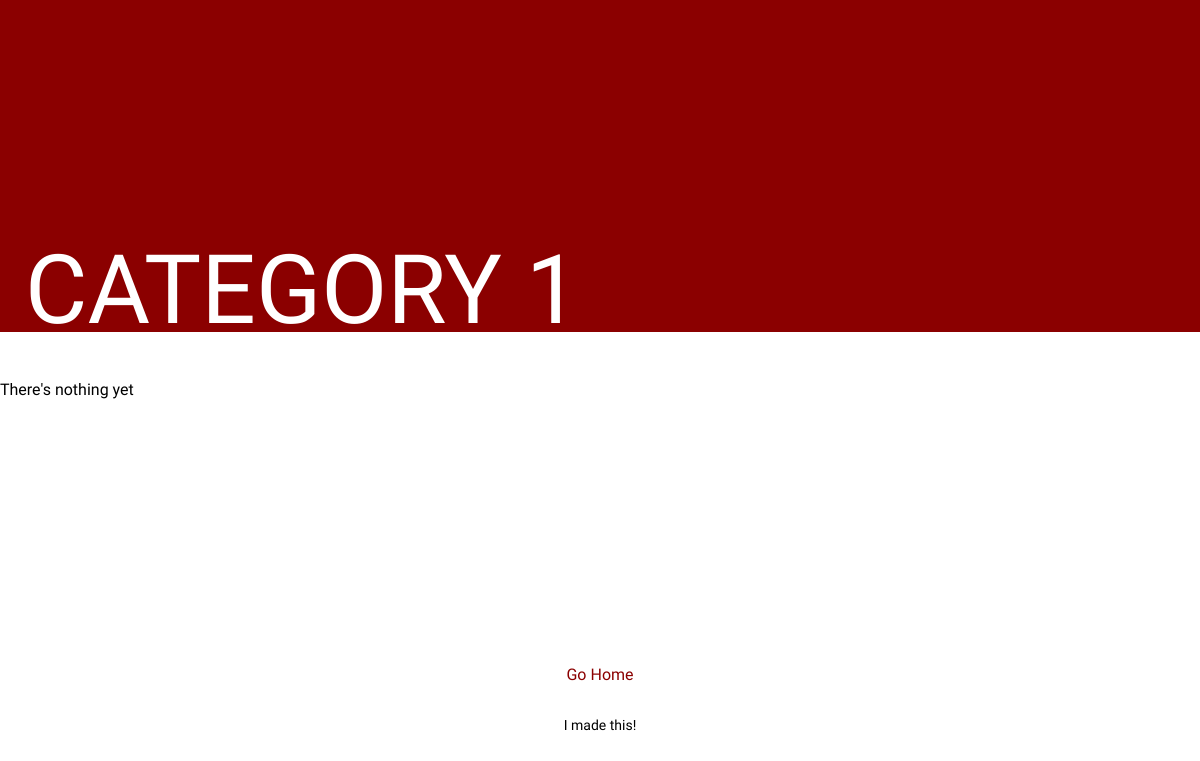
/blog/category/category-1/, run on an earlier commit of the app's database.
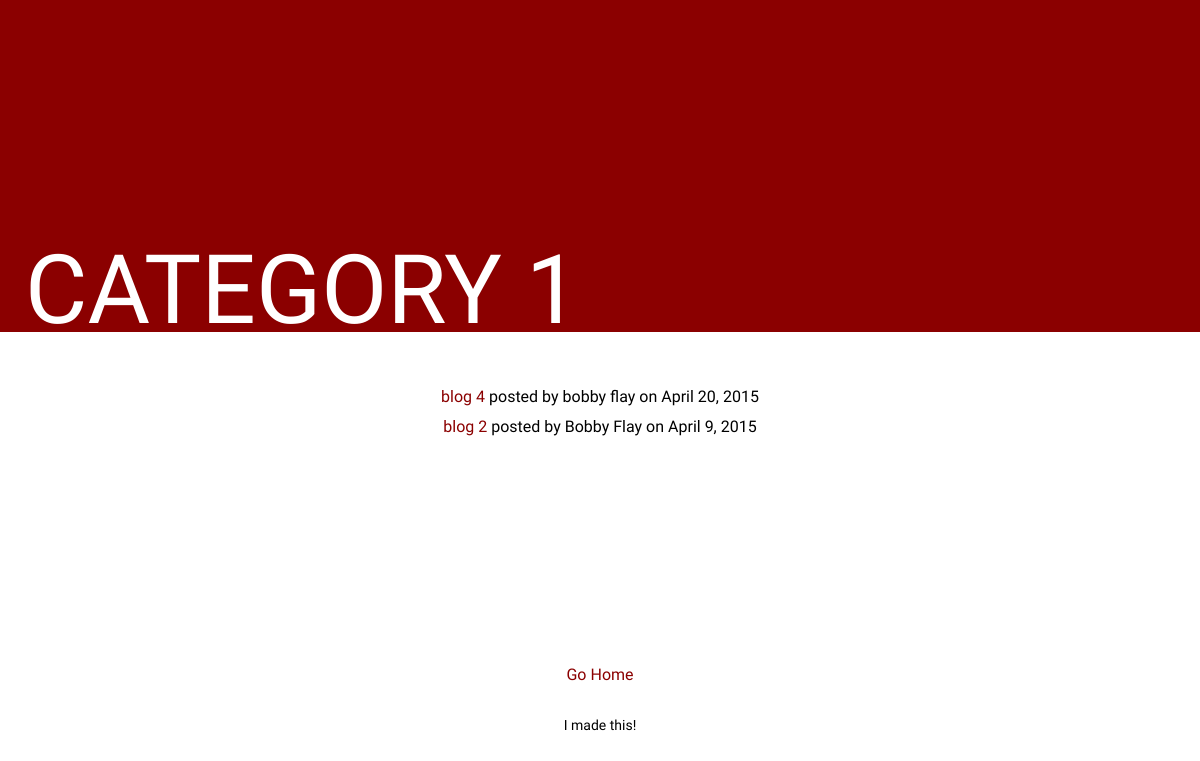
And on a later commit of the database.
### blog/models.py (models this page shows, shortened)
class Blog(models.Model):
	title = models.CharField(max_length=100, unique=True)
	slug = models.SlugField(max_length=100, unique=True)
	author = models.CharField(max_length=100, default='yolo')
	body = models.TextField()
	posted = models.DateField(db_index=True, auto_now_add=True)
	category = models.ManyToManyField(Category)

### blog/views.py (the view)
def view_category(request, slug):
	category = get_object_or_404(Category, slug=slug)
	return render_to_response('blog/view_category.html', {
		'category': category,
		'posts': Blog.objects.filter(category=category),
	})

### blog/templates/blog/view_category.html (shortened to what this page needs)
{% extends 'blog/base.html' %}
{% block title %}{{ category.title }}{% endblock %}
{% block content %}
	{% if posts %}
	<ul class="category-body">
	{% for post in posts %}
		<li class="align-center"><a  href="{% url 'blog:view_blog_post' post.slug %}">{{ post.title }} </a>posted by {{ post.author }} on {{ post.posted }}</li>
	{% endfor %}
	</ul>
	{% else %}
		<p>There's nothing yet</p>
	{% endif %}
{% endblock %}

What changed in the data, as far as the page shows it:
added Blog: title "blog 4", author "bobby flay", posted "April 20, 2015"
now on this page (row edited): Blog: title "blog 2", author "Bobby Flay", posted "April 9, 2015"
Also different on the page:
text no longer shown: "There's nothing yet"
